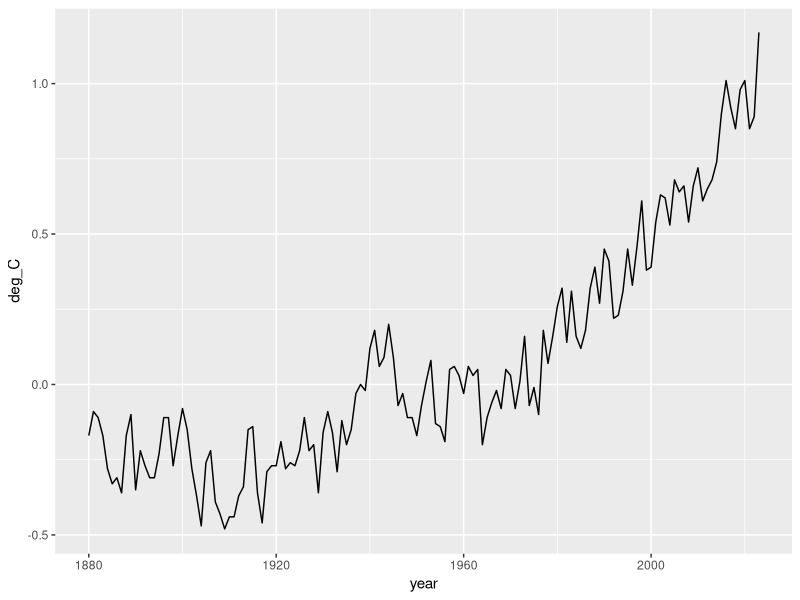
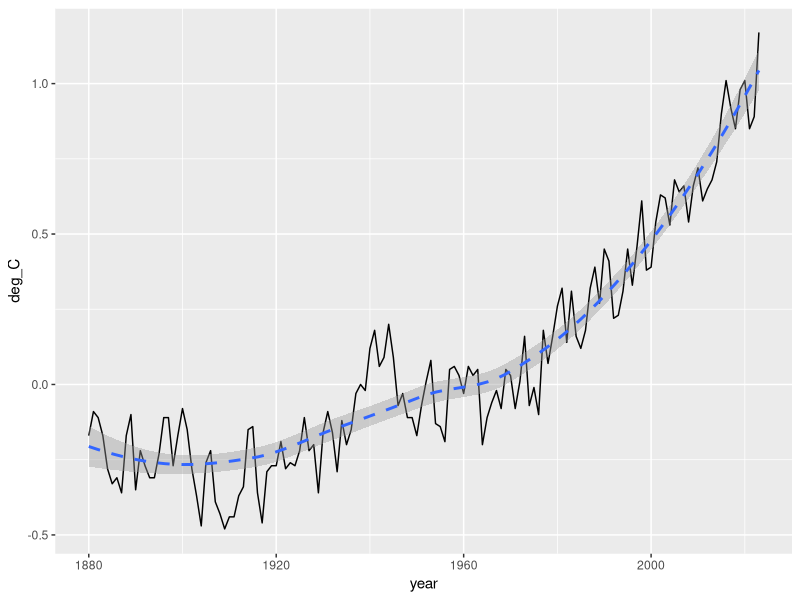
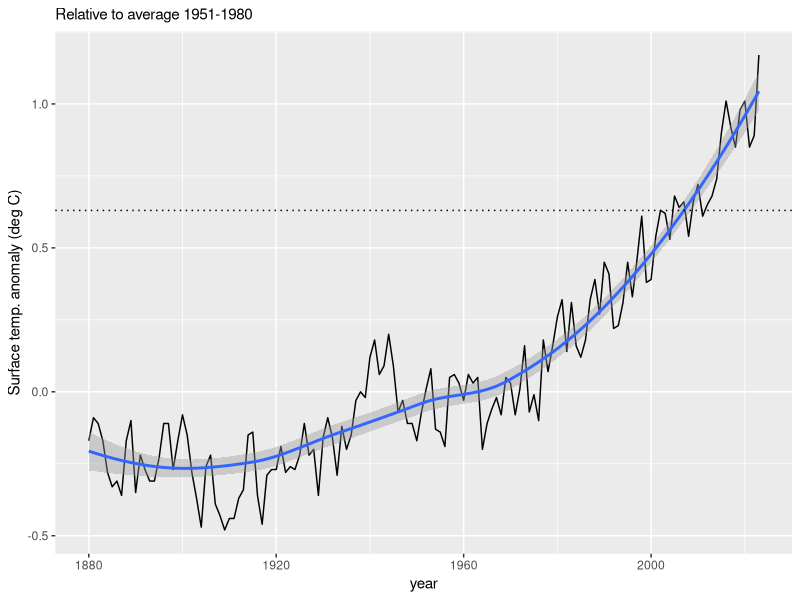
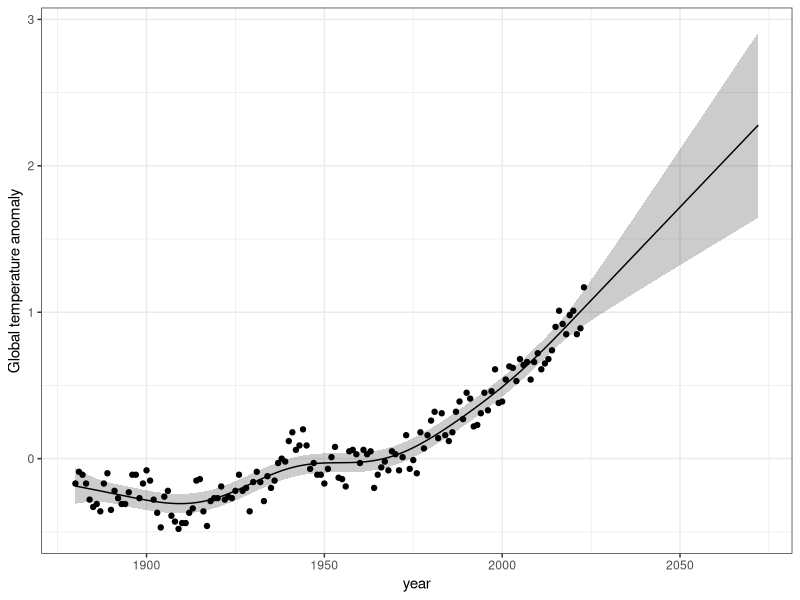

Here is the R script that generated these plots, in order:
## ---- chunk 1
## load R packages
library(tidyverse)
## ---- chunk 2
# read in data
temps <- read.csv(file = "global_surface_anomalies.csv", # full file name
                  skip=3, # skip these lines because they contain metadata.
                  header = TRUE # Tell R that the first row is column namaes
                  ) # last parenthesis
## ---- chunk 3
summary(temps)
## ---- chunk 4
## get the min and max
min.anomaly <- min(temps$deg_C)
max.anomaly <- max(temps$deg_C)
## ---- chunk 5
## use the min and the max
# note the two equal signs, a pipe, and then two more equals signs.
subset(temps, deg_C==min.anomaly | deg_C==max.anomaly ) 
## ---- chunk 6
## Find the anomaly in the year you were born
subset(temps, year==1960) # use your year with two equal signs
## ---- chunk 7
## we will create a plot object and stick it in "p"
p <- ggplot(data=temps, # the data frame to use
       ## aes() stand for "aesthetics"
       aes(x=year, y=deg_C), # define x and y variables to plot
       ) + # closing parenthesis and add a plus sign to add another graphical element
  geom_line() # the type of graph to plot using x and y
## ---- chunk 8
p
## ---- chunk 9
## add a trend line
p + geom_smooth(linetype="dashed") 
## ---- chunk 10
# first find the anomaly in 2002
anomaly.2002 <- temps$deg_C[temps$year==2002]
anomaly.2002
p + geom_smooth() + 
  labs(
    y="Surface temp. anomaly (deg C)", 
    subtitle="Relative to average 1951-1980"
    ) +
  geom_hline(yintercept = anomaly.2002, linetype=3)
## ---- chunk 11
## Load a necessary R package
library(mgcv) # stands for "Mixed Generalized Additive Model Computation Vehicle"
## ---- chunk 12
## Create the model
mod <- gamm(deg_C ~ s(year),  # "deg_C as a function of year
            data=temps, # data frame
          correlation = corCAR1(form=~year), # specify autocorrelation among samples
          method="REML" # fit using restricted maximum likelihood
          )
## ---- chunk 13
## years for fit and prediction
years = data.frame(year=1880:2072)
## ---- chunk 14
## include uncertainty with se.fit = TRUE
preds <- data.frame(
  predict(mod$gam, newdata=years, type="response", se.fit=TRUE) 
  )

# combine columns of data frames
my.predictions <- cbind(years, preds)
## ---- chunk 15
# first three lines , and all columns
my.predictions[1:3, ]
## ---- chunk 16
### Create 95% confidence intervals
crit.t.low <- qt(0.025, df = df.residual(mod$gam))
crit.t.high <- qt(0.975, df = df.residual(mod$gam))

### this requires that you loaded the tidyverse package
my.predictions <- my.predictions %>% # my data
  ## transform the data set to include two new columns
  transform(
    upper.conf.lim=fit + (crit.t.high * se.fit),
    lower.conf.lim=fit + (crit.t.low * se.fit))
### 
## view the first three rows
my.predictions[1:3, ]
## ---- chunk 17
## basic data and x, y values
g2 <- ggplot(data = my.predictions, aes(x = year, y = fit)) +
  ## adding a wide region or band (a ribbon)
  geom_ribbon(aes(ymin = lower.conf.lim, ymax = upper.conf.lim, 
                  x = year), 
              alpha = 0.2, fill = "black") + 
  ## add the expected local trend
  geom_line() +
  ## adding the points for each year
  geom_point(data = temps, mapping = aes(x = year, y = deg_C),
               inherit.aes = FALSE) + 
  ## add a better label for the y axis
  labs(y = "Global temperature anomaly")  +
  ## make this different from what the students SHOULD turn in.
  theme_bw()
## ---- chunk 18
g2
## ---- chunk 19
## First we take a subset of our data set.
a <- subset(temps, year==1950) 
b <- subset(temps, year==2022)
increase <- b$deg_C - a$deg_C
increase
## ---- chunk 20
## percent increase for Earth
perc.Earth <- increase / 13.9 * 100

## percent increase for humans
perc.fever <- 2/37 * 100

perc.Earth; perc.fever
